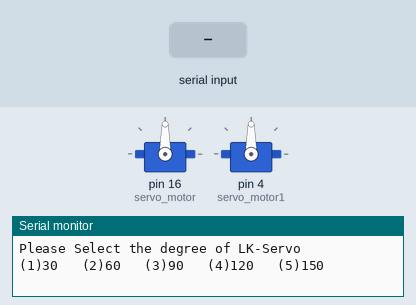
The sketch below on a simulated Arduino Uno, built with avr-gcc and run on an emulated ATmega328P. Parts: 2 × servo, the last lines printed to the serial monitor. Inputs (shaded band) come from the test bench.

Above: at 1.2 s.
1.3 s: "1" received over Serial
At 1.7 s:
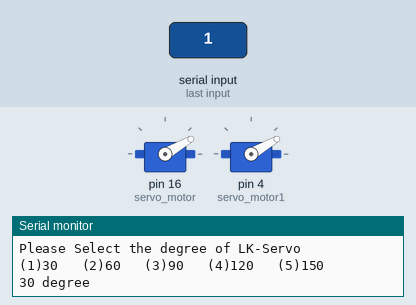
2.8 s: "2" received over Serial
At 4.0 s:
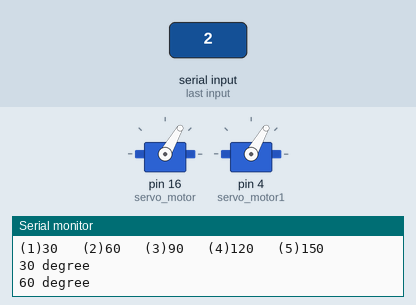
4.3 s: "4" received over Serial
At 5.2 s:
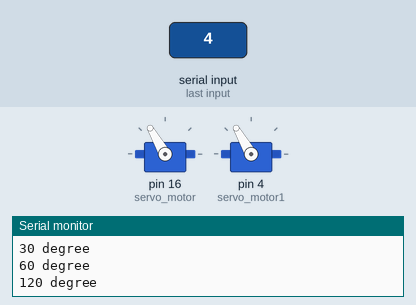
5.8 s: "5" received over Serial
At 6.3 s:
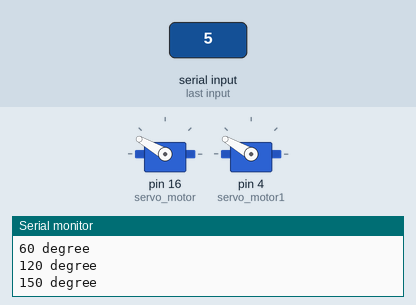
7.3 s: "3" received over Serial
At 8.7 s:
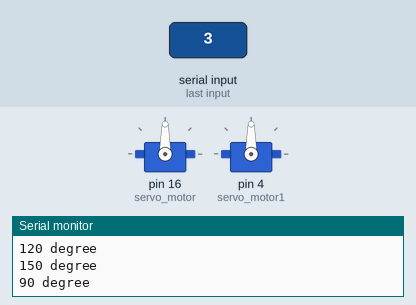
Timing chart, 0 to 9.8 s (numbered marks = the images above; inputs shaded):
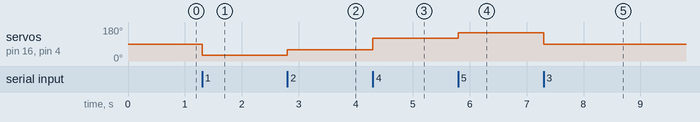

Measured:
- after the input at 1.3 s, servo on pin 16 (servo_motor), servo on pin 4 (servo_motor1): 90° → 30° at once
- after the input at 2.8 s, servo on pin 16 (servo_motor), servo on pin 4 (servo_motor1): 30° → 60° at once
- after the input at 4.3 s, servo on pin 16 (servo_motor), servo on pin 4 (servo_motor1): 60° → 120° at once
- after the input at 5.8 s, servo on pin 16 (servo_motor), servo on pin 4 (servo_motor1): 120° → 150° at once
- after the input at 7.3 s, servo on pin 16 (servo_motor), servo on pin 4 (servo_motor1): 150° → 90° at once

The sketch:

survo180.ino
```cpp
#include "Servo.h"               // 서보모터를 사용하기 위한 헤더파일 호출
Servo LKservo;// 서보모터 객체 선언
Servo LKservo1;
#define servo_motor 16// 서보모터 Signal 핀, 아두이노 우노 보드 디지털 3번 핀에 연결
#define servo_motor1 4
void setup()  // 초기화
{
  Serial.begin(115200); // 통신속도 설정
  LKservo.attach(servo_motor);  // 서보모터 핀 설정
  LKservo.write(90);  // 서보모터 초기값 90도 설정
  LKservo1.attach(servo_motor1);  // 서보모터 핀 설정
  LKservo1.write(90);  // 서보모터 초기값 90도 설정
  Serial.println("Please Select the degree of LK-Servo");
  Serial.println("(1)30   (2)60   (3)90   (4)120   (5)150");
}
void loop() // 무한루프
{
  if (Serial.available()) { // 시리얼통신 입력 대기
    char data = Serial.read(); // 입력 받은 값을 변수에 저장
    switch (data) {
      case '1': LKservo.write(30);LKservo1.write(30);  Serial.write("30 degree\n");  break; // "1"을 입력받았을때 30도
      case '2': LKservo.write(60);LKservo1.write(60);  Serial.write("60 degree\n");  break; // "2"를 입력받았을때 60도
      case '3': LKservo.write(90);LKservo1.write(90);  Serial.write("90 degree\n");  break; // "3"을 입력받았을때 90도
      case '4': LKservo.write(120);LKservo1.write(120); Serial.write("120 degree\n"); break; // "4"를 입력받았을때 120도
      case '5': LKservo.write(150);LKservo1.write(150); Serial.write("150 degree\n"); break; // "5"를 입력받았을때 150도
      default: Serial.println("Please, Write 1 ~ 5 !!"); break;  // 1~5 이외의 값을 받았을 때 문자 출력
    }
  }
}
```
